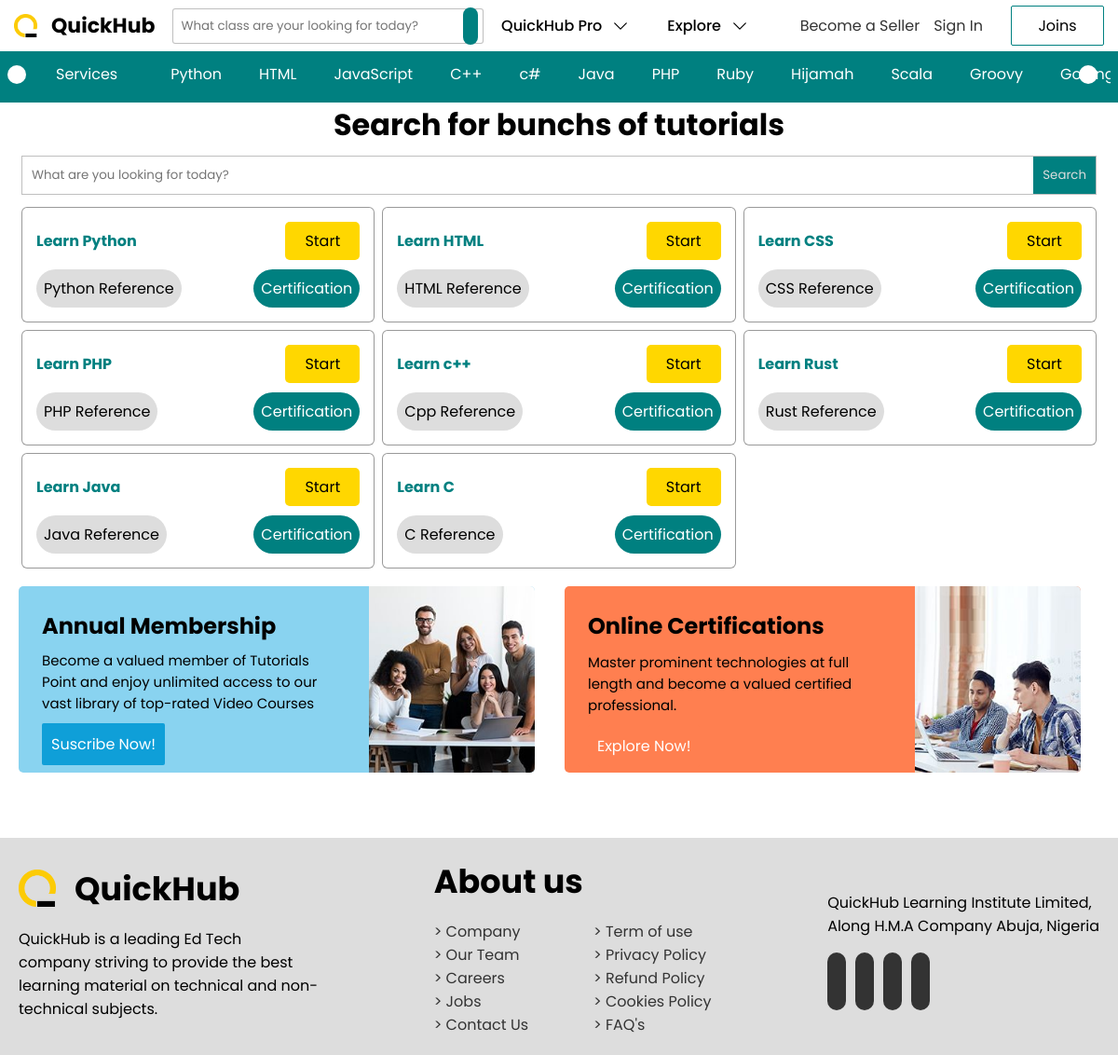
/library/, run on the app's committed database.
### QuickApp/models.py (models this page shows, shortened)
class LibraryCourse(models.Model):
    class CoursesChoices(models.TextChoices):
        WEBDEV = 'WD', "Web Development"
        MOBDEV = "MD", "Mobile Developement"
        PRLANG = "PRL", "Programming Language"
        EDUCATION = 'ED', "Educational Courses"
        ARABIC = 'AR', "Arabic Courses"
    course_name = models.CharField(max_length=255, null=False)
    course_link = models.CharField(max_length=255, null=False)
    reference = models.CharField(max_length=255, null=False)
    course_choices = models.CharField(max_length=100, choices=CoursesChoices.choices)
    date = models.DateTimeField(auto_now_add=True)

### QuickApp/views.py (the view)
# urls.py: path('library/', views.library, name='library'),
def library(request):
    if request.method == 'POST':
        search = request.POST.get('search')
        course = LibraryCourse.objects.filter(course_name__icontains=search)
        return render(request, 'Template/result.html', {'course': course})
    else:
        library = LibraryCourse.objects.all()
        return render(request, 'Template/library.html', {'library': library})

### QuickApp/templates/Template/library.html (shortened to what this page needs)
{% load static %}
<!DOCTYPE html>
<html lang="en" dir="ltr">
   <head>
        <link rel="stylesheet" href="{% static 'style/library.css' %}">
   </head>
   <body>
           <div class="allmainpage">
                <nav>
                    <div class="navbar">
                        <div class="first">
                            <a href="{% url 'main' %}" class="logo">
                                <img src="{% static '/images/logo/quicklogo1.png' %}" alt="">
                                <h3>QuickHub</h3>
                            </a>
                            <div class="search">
                                <form method="post">
                                    <input type="text" id="searchbar" name="search" placeholder="What class are your looking for today?">
                                    <div class="searchbtn">
                                        <label for="srch"><ion-icon name="search-outline" id="searchBtn"></ion-icon></label>
                                    </div>
                                </form>
                            </div>
                            <ul class="moreabout">
                                <li>
                                    <a href="#">QuickHub Pro</a>
                                    <svg xmlns="http://www.w3.org/2000/svg" fill="none" viewBox="0 0 24 24" stroke-width="1.5" stroke="currentColor" class="w-6 h-6">
                                        <path stroke-linecap="round" stroke-linejoin="round" d="m19.5 8.25-7.5 7.5-7.5-7.5" />
                                    </svg>
                                </li>
                                <li>
                                    <a href="#">Explore</a>
                                    <svg xmlns="http://www.w3.org/2000/svg" fill="none" viewBox="0 0 24 24" stroke-width="1.5" stroke="currentColor" class="w-6 h-6">
                                        <path stroke-linecap="round" stroke-linejoin="round" d="m19.5 8.25-7.5 7.5-7.5-7.5" />
                                    </svg>
                                </li>
                            </ul>
                        </div>
                        <div class="second">
                        <ul>
                            <li class="become"><a href="{% url 'become' %}">Become a Seller</a></li>
                            <li class="signin"><a href="{% url 'signin' %}">Sign In</a></li>
                        </ul>
                        <a href="{% url 'signup' %}" class="join">Joins</a>
                        </div>
                    </div>
                </nav>
                <main>
                    <div class="carousel">
                        <div class="scrollBtn">
                            <ion-icon name="chevron-back-outline" id="scrollback"></ion-icon>
                            <ion-icon name="chevron-forward-outline" id="scrollforward"></ion-icon>
                        </div>
                        <ul class="carouselbody">
                            <li id="chevron" class="active flex"><a href="#">Services</a></li>
                            <li><a href="{% url 'p_default' %}">Python</a></li>
                            <li><a href="html/">HTML</a></li>
                            <li><a href="#">JavaScript</a></li>
                            <li><a href="#">C++</a></li>
                            <li><a href="#">c#</a></li>
                            <li><a href="#">Java</a></li>
                            <li><a href="#">PHP</a></li>
                            <li><a href="#">Ruby</a></li>
                            <li><a href="{% url 'default' %}">Hijamah</a></li>
                            <li><a href="#">Scala</a></li>
                            <li><a href="#">Groovy</a></li>
                            <li><a href="#">Golang</a></li>
                        </ul>
                    </div><br><br>
                    <div class="library">
                        <div class="heading">
                            <h1>Search for bunchs of tutorials</h1>
                            <form method="post">
                                <input type="text" name="search" id="searchbtn" placeholder="What are you looking for today?" autocomplete="off" required>
                                <input type="submit" value="Search">
                            </form>
                        </div>
                        <div class="all_library">
                            {% for library in library %}
                                <div class="courses">
                                    <div class="courses_heading">
                                        <h4 class="coursename"><a href="{{library.course_link}}">Learn {{library.course_name}}</a></h4>
                                        <a class="start" href="{{library.course_link}}">Start</a>
                                    </div>
                                    <div class="choice">
                                        <a href="#">{{library.reference}}</a>
                                        <a href="#">Certification</a>
                                    </div>
                                </div>
                            {% endfor %}
                        </div>
                    </div>
                    <div class="membership">
                        <div class="annual">
                            <div class="annualWrap">
                                <h2>Annual Membership</h1>
                                <p>Become a valued member of Tutorials Point and enjoy unlimited access to our vast library of top-rated Video Courses</p>
                                <button>Suscribe Now!</button>
                            </div>
                            <img src="{% static '/images/annual-membership.jpg'%}" alt="">
                        </div>
                        <div class="certification">
                            <div class="certificateWrap">
                                <h2>Online Certifications</h1>
                                <p>Master prominent technologies at full length and become a valued certified professional.</p>
                                <button>Explore Now!</button>
                            </div>
                            <img src="{% static '/images/traning-for-a-team.jpg'%}" alt="">
                        </div>
                    </div>
                </main>
                <footer>
                    <div class="first">
                        <a href="#" class="logo">
                            <img src="{% static '/images/logo/quicklogo1.png' %}" alt="">
                            <h1>QuickHub</h1>
                        </a>
                        <p>QuickHub is a leading Ed Tech <br> company striving to provide the best <br> learning material on technical and non-<br>technical subjects.</p>
                    </div>
                    <div class="seconds">
                        <h1>About us</h1>
                        <div class="secondInner">
                            <ul>
                                <li><a href="#"> > Company </a></li>
                                <li><a href="#"> > Our Team </a></li>
                                <li><a href="#"> > Careers </a></li>
                                <li><a href="#"> > Jobs </a></li>
                                <li><a href="#"> > Contact Us </a></li>
                            </ul>
                            <ul>
                                <li><a href="#"> > Term of use </a></li>
                                <li><a href="#"> > Privacy Policy </a></li>
                                <li><a href="#"> > Refund Policy </a></li>
                                <li><a href="#"> > Cookies Policy </a></li>
                                <li><a href="#"> > FAQ's </a></li>
                            </ul>
                        </div>
                    </div>
                    <div class="third">
                        <div class="address">
                            <p>QuickHub Learning Institute Limited, <br>Along H.M.A Company Abuja, Nigeria</p>
                        </div>
                        <div class="social">
                            <ul>
                                <li><a href="#"><ion-icon name="logo-facebook"></ion-icon></a></li>
                                <li><a href="#"><ion-icon name="logo-youtube"></ion-icon></a></li>
                                <li><a href="#"><ion-icon name="logo-instagram"></ion-icon></a></li>
                                <li><a href="#"><ion-icon name="logo-whatsapp"></ion-icon></a></li>
                            </ul>
                        </div>
                    </div>
                </footer>
           </div>
   </body>
</html>

### data on the page
LibraryCourse: course_name "Python", reference "Python Reference"
LibraryCourse: course_name "HTML", reference "HTML Reference"
LibraryCourse: course_name "CSS", reference "CSS Reference"
LibraryCourse: course_name "PHP", reference "PHP Reference"
LibraryCourse: course_name "c++", reference "Cpp Reference"
LibraryCourse: course_name "Rust", reference "Rust Reference"
LibraryCourse: course_name "Java", reference "Java Reference"
LibraryCourse: course_name "C", reference "C Reference"
